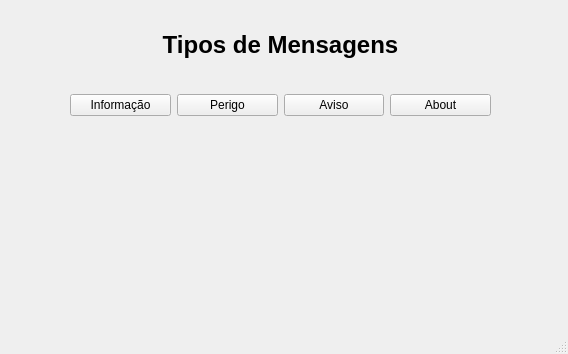
<?xml version="1.0" encoding="UTF-8"?>
<ui version="4.0">
 <class>MainWindow</class>
 <widget class="QMainWindow" name="MainWindow">
  <property name="geometry">
   <rect>
    <x>0</x>
    <y>0</y>
    <width>568</width>
    <height>354</height>
   </rect>
  </property>
  <property name="windowTitle">
   <string>MainWindow</string>
  </property>
  <widget class="QWidget" name="centralwidget">
   <widget class="QLabel" name="label">
    <property name="geometry">
     <rect>
      <x>100</x>
      <y>20</y>
      <width>361</width>
      <height>51</height>
     </rect>
    </property>
    <property name="text">
     <string>&lt;html&gt;&lt;head/&gt;&lt;body&gt;&lt;h1 align=&quot;center&quot; style=&quot; margin-top:18px; margin-bottom:12px; margin-left:0px; margin-right:0px; -qt-block-indent:0; text-indent:0px;&quot;&gt;&lt;span style=&quot; font-size:xx-large; font-weight:700;&quot;&gt;Tipos de Mensagens&lt;/span&gt;&lt;/h1&gt;&lt;/body&gt;&lt;/html&gt;</string>
    </property>
   </widget>
   <widget class="QWidget" name="">
    <property name="geometry">
     <rect>
      <x>70</x>
      <y>80</y>
      <width>421</width>
      <height>51</height>
     </rect>
    </property>
    <layout class="QHBoxLayout" name="horizontalLayout">
     <item>
      <widget class="QPushButton" name="btn_info">
       <property name="text">
        <string>Informação</string>
       </property>
      </widget>
     </item>
     <item>
      <widget class="QPushButton" name="btn_perigo">
       <property name="text">
        <string>Perigo</string>
       </property>
      </widget>
     </item>
     <item>
      <widget class="QPushButton" name="btn_aviso">
       <property name="text">
        <string>Aviso</string>
       </property>
      </widget>
     </item>
     <item>
      <widget class="QPushButton" name="btn_about">
       <property name="text">
        <string>About</string>
       </property>
      </widget>
     </item>
    </layout>
   </widget>
  </widget>
  <widget class="QMenuBar" name="menubar">
   <property name="geometry">
    <rect>
     <x>0</x>
     <y>0</y>
     <width>568</width>
     <height>22</height>
    </rect>
   </property>
  </widget>
  <widget class="QStatusBar" name="statusbar"/>
 </widget>
 <resources/>
 <connections/>
</ui>
